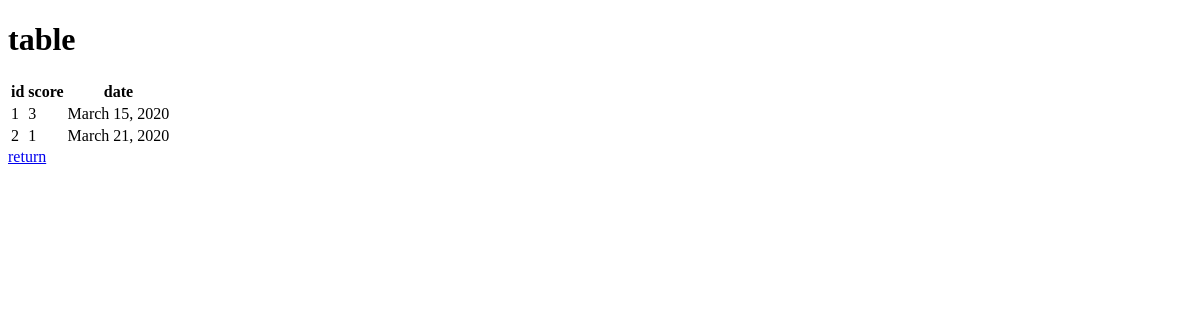
The app's page /sample/table, older data.
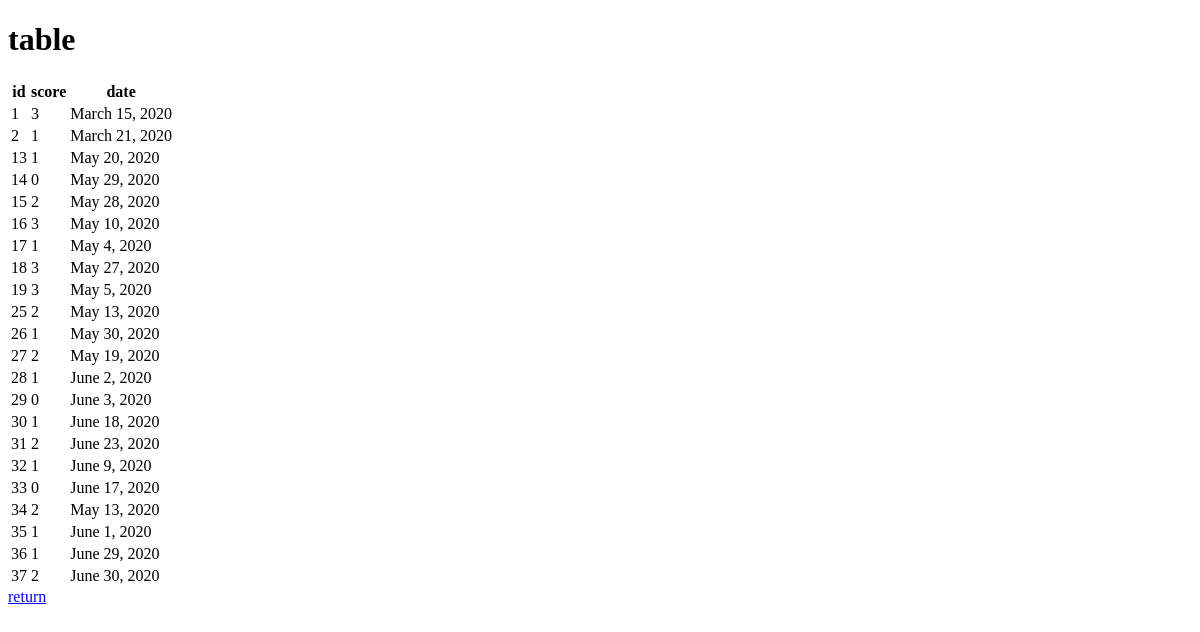
The same page, newer data.
### sample/models.py (models this page shows, shortened)
class ScoreTable(models.Model):
    score=models.CharField(max_length=100)
    date=models.DateField()
    userID=models.CharField(max_length=100,default='')

### sample/views.py (the view)
# urls.py: path('table', views.table, name="table"),
def table(request):
    data=ScoreTable.objects.all()
    params={
        "title":"table",
        "data":data,
    }
    return render(request,"sample/table.html",params)

### sample/templates/sample/table.html (shortened to what this page needs)
<!DOCTYPE html>
<html lang="en">
<head>
</head>
<body>
    <h1>{{title}}</h1>
    <table>
        <tr>
            <th>id</th>
            <th>score</th>
            <th>date</th>
        </tr>
        {% for item in data %}
        <tr>
            <td>{{item.id}}</td>
            <td>{{item.score}}</td>
            <td>{{item.date}}</td>
        </tr>
        {% endfor %}
    </table>
    <a href="{% url "sample" %}">return</a>
</body>
</html>

Row changes from the older to the newer data that the page shows:
added ScoreTable: id "13", score "1", date "May 20, 2020"
added ScoreTable: id "14", score "0", date "May 29, 2020"
added ScoreTable: id "15", score "2", date "May 28, 2020"
added ScoreTable: id "16", score "3", date "May 10, 2020"
added ScoreTable: id "17", score "1", date "May 4, 2020"
added ScoreTable: id "18", score "3", date "May 27, 2020"
added ScoreTable: id "19", score "3", date "May 5, 2020"
added ScoreTable: id "25", score "2", date "May 13, 2020"
added ScoreTable: id "26", score "1", date "May 30, 2020"
added ScoreTable: id "27", score "2", date "May 19, 2020"
added ScoreTable: id "28", score "1", date "June 2, 2020"
added ScoreTable: id "29", score "0", date "June 3, 2020"
added ScoreTable: id "30", score "1", date "June 18, 2020"
added ScoreTable: id "31", score "2", date "June 23, 2020"
added ScoreTable: id "32", score "1", date "June 9, 2020"
added ScoreTable: id "33", score "0", date "June 17, 2020"
added ScoreTable: id "34", score "2", date "May 13, 2020"
added ScoreTable: id "35", score "1", date "June 1, 2020"
added ScoreTable: id "36", score "1", date "June 29, 2020"
added ScoreTable: id "37", score "2", date "June 30, 2020"
